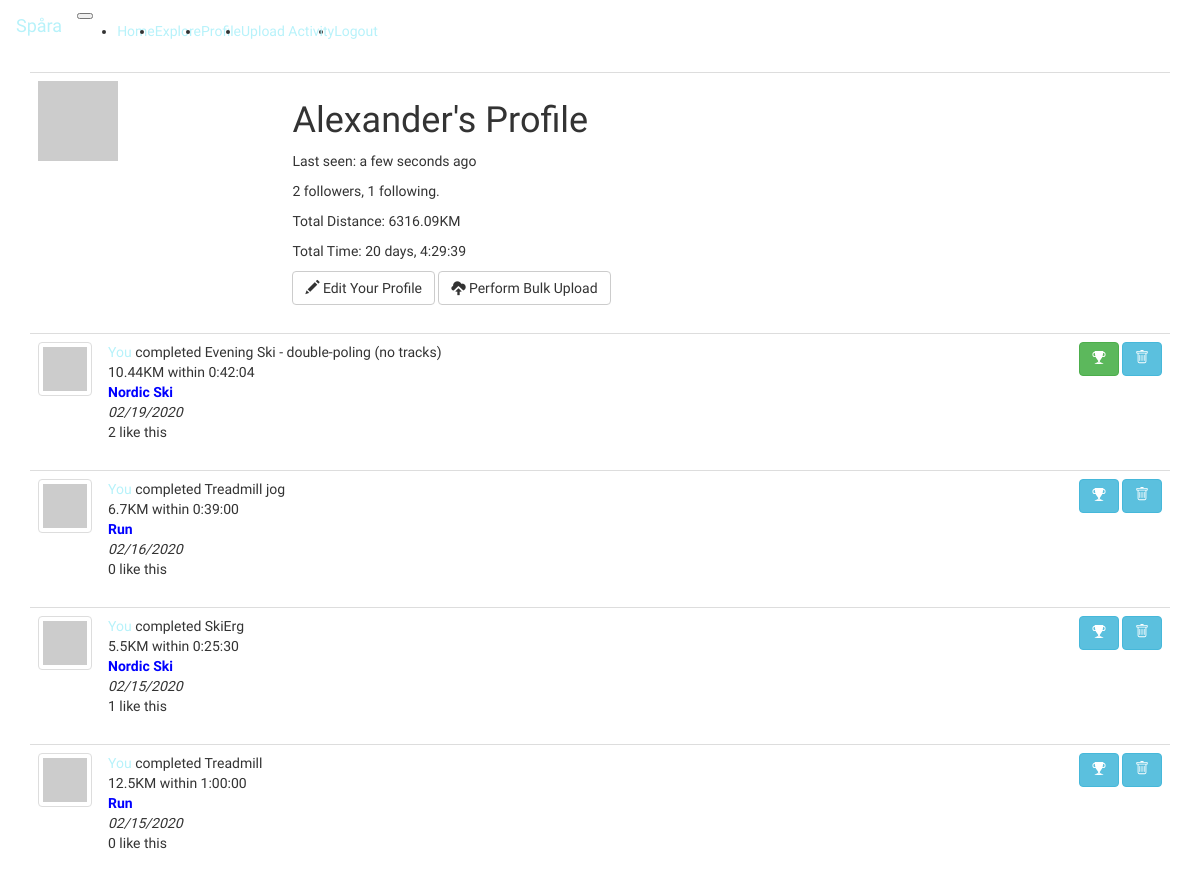
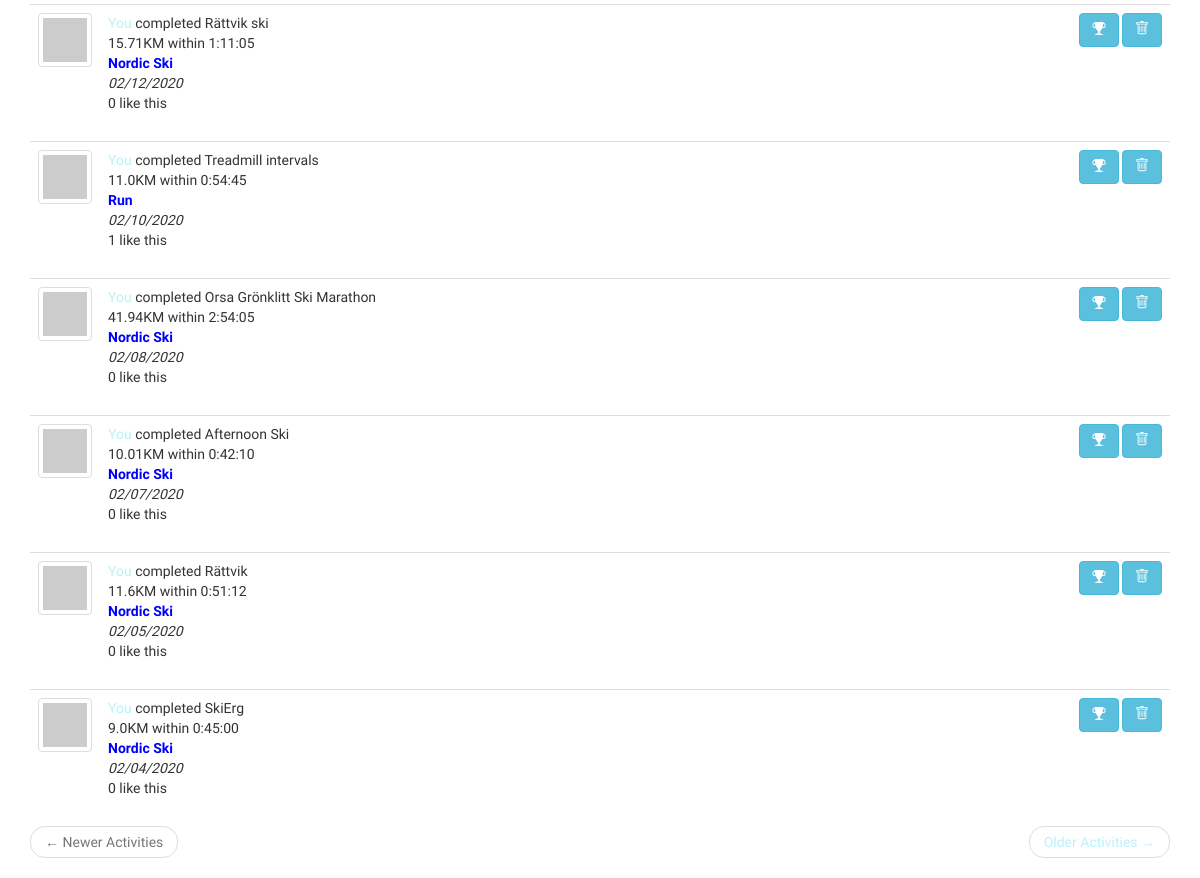
Screenshot of /profile/Alexander (signed in) with the database file from the repository (2 pictures, top to bottom).
### app/models.py (models this page shows, shortened)
class User(UserMixin, db.Model):
    id = db.Column(db.Integer, primary_key=True)
    username = db.Column(db.String(64), index=True, unique=True)
    email = db.Column(db.String(120), index=True, unique=True)
    activities = db.relationship('Activity', backref='athlete', lazy='dynamic')
    password_hash = db.Column(db.String(128))
    about_me = db.Column(db.String(140))
    last_seen = db.Column(db.DateTime, default=datetime.utcnow)
    follows = db.relationship(
        'User', secondary=followers,
        primaryjoin=(followers.c.follower_id == id),
        secondaryjoin=(followers.c.follows_id == id),
        backref=db.backref('followers', lazy='dynamic'), lazy='dynamic')
    liked_activities = db.relationship(
        'Activity', secondary=likes,
        backref=db.backref('liked_by', lazy='dynamic'), lazy='dynamic')
    def avatar(self, size):
        digest = md5(self.email.lower().encode('utf-8')).hexdigest()
        return 'https://www.gravatar.com/avatar/{}?d=identicon&s={}'.format(
            digest, size)
    def likes_activity(self, activity):
        return self.liked_activities.filter(
            likes.c.activity_id == activity.id).count() > 0

class Activity(db.Model):
    id = db.Column(db.Integer, primary_key=True)
    timestamp = db.Column(db.DateTime, index=True, default=datetime.utcnow)
    title = db.Column(db.String(64), index=True)
    activity_type = db.Column(db.String(64), index=True)
    distance = db.Column(db.Float)
    duration = db.Column(db.Integer)
    user_id = db.Column(db.Integer, db.ForeignKey('user.id'))

### app/main/routes.py (the view)
@bp.route('/profile/<username>', methods=['GET', 'POST'])
@login_required
def profile(username):
    user = User.query.filter_by(username=username).first_or_404()
    page = request.args.get('page', 1, type=int)
    activities = user.activities.order_by(Activity.timestamp.desc()).paginate(
        page, app.config['ACTIVITIES_PER_PAGE'], False)
    total_distance = data_processing.total_column(Activity.distance, user.id)
    total_time = data_processing.total_column(Activity.duration, user.id)
    next_url = url_for('main.profile', username=user.username, page=activities.next_num) \
        if activities.has_next else None
    prev_url = url_for('main.profile', username=user.username, page=activities.prev_num) \
        if activities.has_prev else None
    return render_template('profile.html', title="Profile", user=user, page=page, activities=activities.items,
                           total_distance=total_distance, total_time=total_time,
                           next_url=next_url, prev_url=prev_url)

### app/analytics/data_processing.py (called while the page is built)
def total_column(column, user_id):
    total_column = db.session.query(func.sum(column)). \
        filter(Activity.user_id == user_id).scalar()
    if total_column:
        total_column = round(total_column, 2)
    else:
        total_column = 0
    return total_column

### app/main/routes.py (called while the page is built)
@bp.before_request
def before_request():
    if current_user.is_authenticated:
        current_user.last_seen = datetime.utcnow()
        db.session.commit()

### app/models.py (called while the page is built)
@login.user_loader
def load_user(id):
    return User.query.get(int(id))

### app/momentjs.py (called while the page is built)
    def render(self, format):
        return Markup("<script>\ndocument.write(moment(\"%s\").%s);\n</script>" % (self.timestamp.strftime("%Y-%m-%dT%H:%M:%S Z"), format))

    def calendar(self):
        return self.render("calendar()")

    def fromNow(self):
        return self.render("fromNow()")

### app/templates/profile.html (shortened to what this page needs)
<!DOCTYPE html>
<html lang="en">
{% extends "base.html" %}
{% import "bootstrap/wtf.html" as wtf %}
{% block app_content %}
    <table class="table table-default">
        <tr valign="top">
            <td ><img src="{{ user.avatar(128) }}"></td>
            <td>
                <h1>{{ user.username }}'s Profile</h1>
                {% if user.last_seen %}<p>Last seen: {{ momentjs(user.last_seen).fromNow() }}</p>{% endif %}
                <p>{{ user.followers.count() }} followers, {{ user.follows.count() }} following.</p>
                <p>Total Distance: {{ total_distance }}KM</p>
                <p>Total Time: {{ datetime.timedelta(seconds=total_time) }}</p>
                {% if user == current_user %}
                <a class="btn btn-default" href="{{url_for('main.edit_profile')}}" role="button">
                    <span class="glyphicon glyphicon-pencil" aria-hidden="true"></span> Edit Your Profile</a>
                <a class="btn btn-default" href="{{url_for('main.bulk_upload')}}" role="button">
                    <span class="glyphicon glyphicon-cloud-upload" aria-hidden="true"></span> Perform Bulk Upload</a>
                {% elif not current_user.is_following(user) %}
                <p><a href="{{ url_for('main.follow', username=user.username) }}">Follow</a></p>
                {% else %}
                <p><a href="{{ url_for('main.unfollow', username=user.username) }}">Unfollow</a></p>
                {% endif %}
            </td>
        </tr>
    </table>
    {% for activity in activities %}
        {% include '_activity.html' %}
    {% endfor %}
    <nav aria-label="...">
        <ul class="pager">
            <li class="previous{% if not prev_url %} disabled{% endif %}">
                <a href="{{ prev_url or '#' }}">
                    <span aria-hidden="true">&larr;</span> Newer Activities
                </a>
            </li>
            <li class="next{% if not next_url %} disabled{% endif %}">
                <a href="{{ next_url or '#' }}">
                    Older Activities <span aria-hidden="true">&rarr;</span>
                </a>
            </li>
        </ul>
    </nav>
{% endblock %}

### app/templates/base.html (shortened to what this page needs)
<!DOCTYPE html>
<html lang="en">
{% extends "bootstrap/base.html" %}
{% block styles %}
{{super()}}
<link rel="stylesheet" type="text/css" href="/static/CSS/base.css">
{% endblock %}
{% block navbar %}
<nav class="navbar navbar-expand-lg navbar-light bg-light">
  <a class="navbar-brand" href="{{url_for('main.index')}}">Spåra</a>
  <button class="navbar-toggler" type="button" data-toggle="collapse" data-target="#navbarNavDropdown" aria-controls="navbarNavDropdown" aria-expanded="false" aria-label="Toggle navigation">
  </button>
  <div class="collapse navbar-collapse" id="navbarNavDropdown">
    <ul class="navbar-nav">
      <li class="nav-item">
        <a class="nav-link" href="{{ url_for('main.index') }}">Home <span class="sr-only">(current)</span></a>
      </li>
      {% if current_user.is_authenticated %}
      <li class="nav-item">
        <a class="nav-link" href="{{ url_for('main.explore') }}">Explore</a>
      </li>
      <li class="nav-item">
        <a class="nav-link" href="{{ url_for('main.profile', username=current_user.username) }}">Profile</a>
      </li>
      <li class="nav-item dropdown">
        <a class="nav-link dropdown-toggle" href="#" id="navbarDropdownMenuLink" role="button" data-toggle="dropdown" aria-haspopup="true" aria-expanded="false">
          Upload Activity
        </a>
      </li>
      {% endif %}
      {% if current_user.is_anonymous %}
        <li class="nav-item">
          <a class= "nav-link" href="{{ url_for('auth.login') }}">Login</a>
        </li>
        <li class="nav-item">
          <a class="nav-link" href="{{ url_for('auth.register') }}">Register</a>
        </li>
        {% else %}
        <li class="nav-item">
          <a class="nav-link" href="{{ url_for('auth.logout') }}">Logout</a>
        </li>
      {% endif %}
    </ul>
  </div>
</nav>
{% endblock %}
{% block content %}
<div class="container">
    {% block app_content %}{% endblock %}
</div>
{% endblock %}

### app/templates/_activity.html (shortened to what this page needs)
<!DOCTYPE html>
<html lang="en">
<table class="table table-hover">
    <tr>
        <td width="70px">
            <a href="{{ url_for('main.profile', username=activity.athlete.username) }}">
                <img src="{{ activity.athlete.avatar(50) }}" class="img-thumbnail">
            </a>
        </td>
        <td>
            {% if activity.athlete == current_user %}
            <a href="{{ url_for('main.profile', username=current_user.username) }}">
                You
            </a>
            {% else %}
            <a href="{{ url_for('main.profile', username=activity.athlete.username) }}">
                {{ activity.athlete.username }}
            </a>
            {% endif %}
            completed {{ activity.title }}
            <br>
            <span>{{ activity.distance}}KM within {{ datetime.timedelta(seconds=activity.duration) }} </span>
            <br>
            <span style="color:blue;font-weight:bold"> {{ activity.activity_type }}</span>
            <br>
            <em>{{ momentjs(activity.timestamp).calendar() }}</em>
            <br>
            <span>{{ activity.liked_by.count() }} like this</span>
        </td>
        <td align="right">
            {% if current_user.likes_activity(activity) %}
            <a href="{{ url_for('main.like', activity_id=activity.id) }}">
                <button class="btn btn-success"></button>
            </a>
            {% else %}
            <a href="{{ url_for('main.like', activity_id=activity.id) }}">
                <button class="btn btn-info"></button>
            </a>
            {% endif %}
            {% if activity.athlete == current_user %}
            <a href="{{ url_for('main.delete_activity', activity_id=activity.id) }}">
                <button class="btn btn-info"></button>
            </a>
            {% endif %}
        </td>
    </tr>
</table>
</html>

### app/static/CSS/base.css (style rules this page uses)
body { font-family: 'Comfortaa', cursive; }
a { color: #B7F2FA }

### rows the page displays
User: username "Alexander"
Activity: title "Evening Ski - double-poling (no tracks)", distance "10.44", timedelta "0:42:04", activity_type "Nordic Ski", liked_by.count "2"
Activity: title "Treadmill jog", distance "6.7", timedelta "0:39:00", activity_type "Run", liked_by.count "0"
Activity: title "SkiErg", distance "5.5", timedelta "0:25:30", activity_type "Nordic Ski", liked_by.count "1"
Activity: title "Treadmill", distance "12.5", timedelta "1:00:00", activity_type "Run", liked_by.count "0"
Activity: title "Rättvik ski", distance "15.71", timedelta "1:11:05", activity_type "Nordic Ski", liked_by.count "0"
Activity: title "Treadmill intervals", distance "11.0", timedelta "0:54:45", activity_type "Run", liked_by.count "1"
Activity: title "Orsa Grönklitt Ski Marathon", distance "41.94", timedelta "2:54:05", activity_type "Nordic Ski", liked_by.count "0"
Activity: title "Afternoon Ski", distance "10.01", timedelta "0:42:10", activity_type "Nordic Ski", liked_by.count "0"
Activity: title "Rättvik", distance "11.6", timedelta "0:51:12", activity_type "Nordic Ski", liked_by.count "0"
Activity: title "SkiErg", distance "9.0", timedelta "0:45:00", activity_type "Nordic Ski", liked_by.count "0"

### other values shown
{{ user.followers.count() }} "2"
{{ user.follows.count() }} "1"
{{ total_distance }} "6316.09"
{{ datetime.timedelta(seconds=total_time) }} "20 days, 4:29:39"
